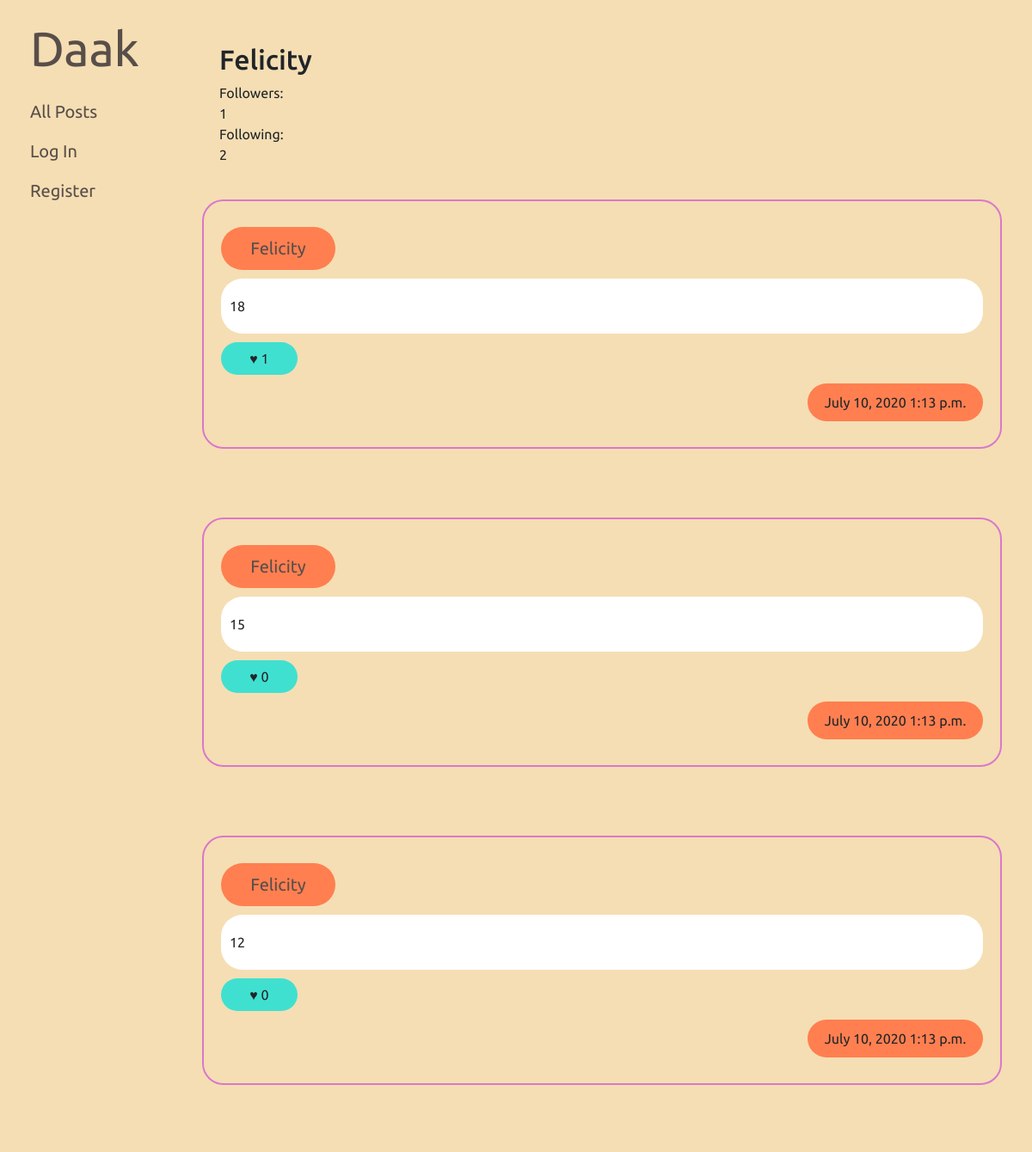
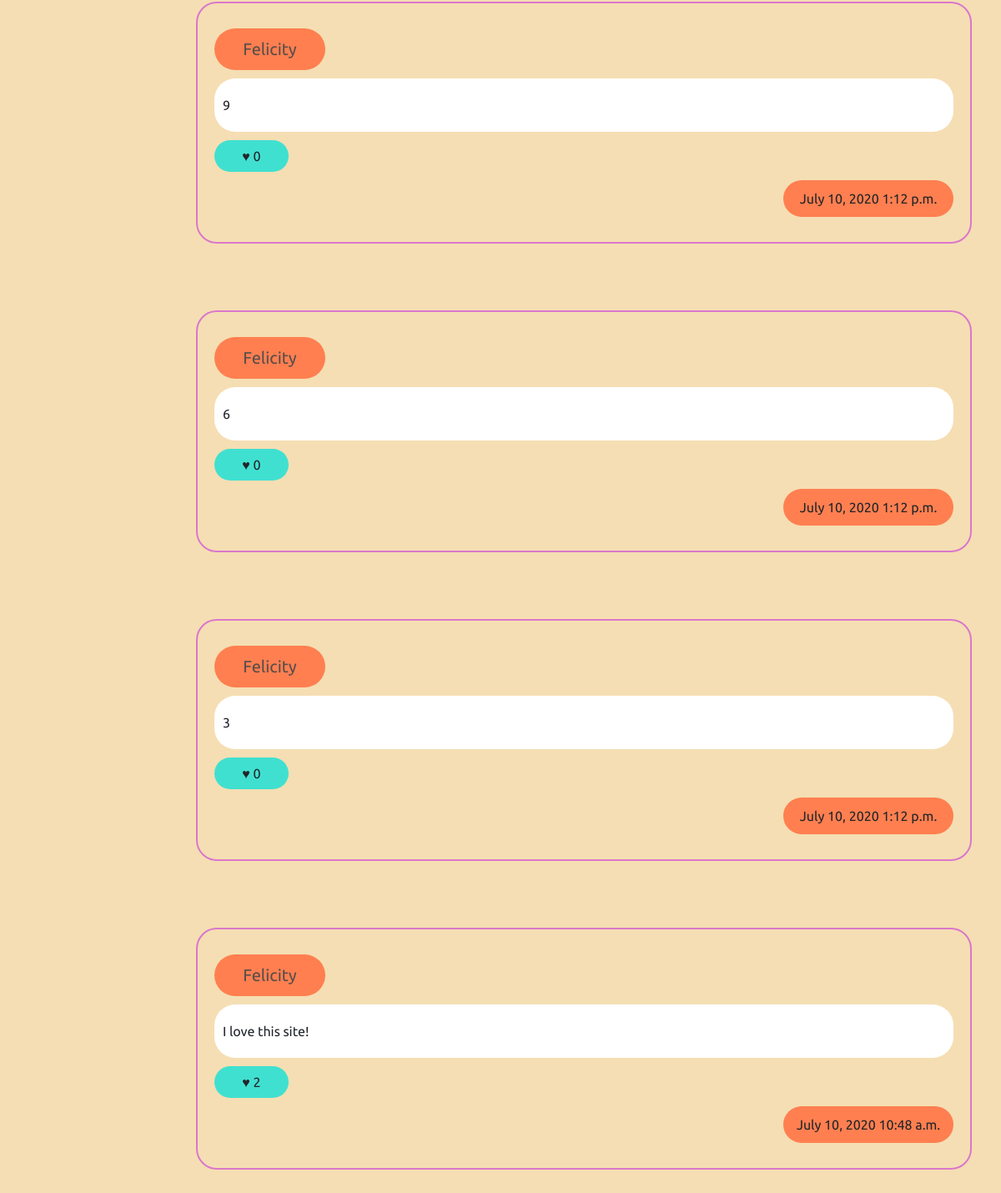
/profile/Felicity, run on the app's committed database (2 pictures, top to bottom).
### network/models.py (models this page shows, shortened)
class User(AbstractUser):
    pass

class Post(models.Model):
    user = models.ForeignKey(User, on_delete=models.CASCADE)
    content = models.TextField(max_length=400)
    likes = models.IntegerField(default=0)
    date = models.DateField(auto_now=False, auto_now_add=True)
    time = models.TimeField(auto_now=False, auto_now_add=True)

### network/views.py (the view)
# urls.py: path("profile/<username>", views.profile, name="profile"),
def profile(request, username):
    user = User.objects.get(username = username)
    post_list = Post.objects.all().filter(user = user.id).order_by('-id')
    page = request.GET.get('page', 1)
    paginator = Paginator(post_list, 10)
    try:
        posts = paginator.page(page)
    except PageNotAnInteger:
        posts = paginator.page(1)
    except EmptyPage:
        posts = paginator.page(paginator.num_pages)
    follower = Follower.objects.get(name=user)
    followersCount = follower.followers.count()
    following = Follow.objects.get(name=user)
    followingCount = following.following.count()
    if request.user.is_authenticated:
        follow = Follow.objects.get(name=request.user)
        followed = follow.following.all()
        liked = Liked.objects.get(name=request.user)
        likedlist = liked.post.all().order_by('-id')
        return render(request, "network/profile.html", {
            "username": user,
            "posts": posts,
            "liked": likedlist,
            "followed": followed,
            "followersCount": followersCount,
            "followingCount": followingCount
        })
    else:
        return render(request, "network/profile.html", {
            "username": user,
            "posts": posts,
            "followersCount": followersCount,
            "followingCount": followingCount
        })

### network/templates/network/profile.html (shortened to what this page needs)
{% extends "network/layout.html" %}
{% block body %}
{% if user.is_authenticated %}
    <div style="margin: 20px 20px; padding: 20px 20px;">
    {% if request.user == username %}
        <h2> {{request.user}} </h2>
    {% else %}
        <h2> {{username}} </h2>
        {% if username in followed %}
            <button class="unfollow btn" name="{{username}}">Following!</button>
        {% else %}
            <button class="follow btn" name="{{username}}">Follow</button>
        {% endif %}
        <br><br>
    {% endif %}
    <div>
        Followers: <div id="followersCount">{{followersCount}}</div><br>
    </div>
    <div>
        Following: <div id="followingCount">{{followingCount}}</div>
    </div>
    </div>
    {% if posts.has_other_pages %}
    <nav aria-label="Page navigation example">
    <ul class="pagination">
        {% if posts.has_previous %}
            <li class="page-item"><a class="page-link" href="?page={{ posts.previous_page_number }}">&laquo;</a></li>
        {% else %}
            <li class="disabled page-item"><span class="page-link">&laquo;</span></li>
        {% endif %}
        {% for i in posts.paginator.page_range %}
            {% if posts.number == i %}
                <li class="active page-item"><span class="page-link">{{ i }} <span class="sr-only">(current)</span></span></li>
            {% else %}
                <li class="page-item"><a class="page-link" href="?page={{ i }}">{{ i }}</a></li>
            {% endif %}
        {% endfor %}
        {% if posts.has_next %}
            <li class="page-item"><a class="page-link" href="?page={{ posts.next_page_number }}">&raquo;</a></li>
        {% else %}
            <li class="disabled page-item"><span class="page-link">&raquo;</span></li>
        {% endif %}
    </ul>
    </nav>
    {% endif %}
    {% for post in posts %}
    <div class="post">
        <f class="row">
            <div class="user col-3" style="max-width: 15%; flex: 0 0 15%;"><a href="{% url 'profile' post.user %}">{{post.user}}</a></div>
            <div class="col-6" style="max-width: 75%; flex: 0 0 75%;"></div>
            {% if post.user == request.user %}
                    <button class="edit btn col-3" style="max-width: 10%; flex: 0 0 10%" id="{{post.id}}" >Edit</button>
            {% endif %}
        </f>
        <div name={{post.id}} class="content">{{post.content}}</div>
        {% if post in liked %}
                <button class="btn like-btn dislike" num={{post.likes}} id="{{post.id}}">&hearts; {{post.likes}}</button>
        {% else %}
                <button class="btn like-btn like" num={{post.likes}} id="{{post.id}}">&hearts; {{post.likes}}</button>
        {% endif %}
        <f class="row">
            <div class="col-10" style="max-width: 77%; flex: 0 0 77%;"></div>
            <div class="timestamp col-2" style="max-width: 23%; flex: 0 0 23%;">{{post.date}} {{post.time}}</div>
        </f>
    </div>
    {% endfor %}
{% else %}
    <div style="margin: 20px 20px; padding: 20px 20px;">
        <h2> {{username}} </h2>
        <div>
            Followers: <div id="followersCount">{{followersCount}}</div>
        </div>
        <div>
            Following: <div id="followingCount">{{followingCount}}</div>
        </div>
    </div>
    {% for post in posts %}
        <div class="post">
            <f class="row">
            <div class="user col-3" style="max-width: 15%; flex: 0 0 15%;"><a href="{% url 'profile' post.user %}">{{post.user}}</a></div>
            <div class="col-6" style="max-width: 85%; flex: 0 0 85%;"></div>
            </f>
            <div class="content">{{post.content}}</div>
            <div class="btn like-btn">&hearts; {{post.likes}}</div>
            <f class="row">
                <div class="col-10" style="max-width: 77%; flex: 0 0 77%;"></div>
                <div class="timestamp col-2" style="max-width: 23%; flex: 0 0 23%;">{{post.date}} {{post.time}}</div>
            </f>
        </div>
    {% endfor %}
{% endif %}
{% endblock %}

### network/static/network/styles.css (style rules this page uses)
body { background-color: wheat; }
.post > div, .post > f > div { border-radius: 25px; }
.post { border: solid 2px #da77cb; border-radius: 25px; margin: 20px 20px; padding: 20px 20px; margin-bottom: 80px; display: flex; flex-direction: column; }
.like-btn { margin-top: 10px; border-radius: 25px; background-color: turquoise; width: 10%; }
.user { background-color: coral; width: fit-content; display: inline-block; text-align: center; }
.content { padding: 20px 10px; background-color: white; }
.timestamp { background-color: coral; text-align: center; width: 25%; }
.row { margin: 10px 0; }
.user, .likes, .timestamp { padding: 10px 10px; }

### network/static/network/underline.css (style rules this page uses)
body { font-family: 'Ubuntu', sans-serif; }
a { font-size: 20px; color: #584e4a; position: relative; text-decoration: none; padding-bottom: 8px; }
a:before, a:after { content: ''; position: absolute; bottom: 8px; left: 0; right: 0; height: 2px; background-color: #ea93a6; }
a:before { opacity: 0; transform: translateY(- 8px); transition: transform 0s cubic-bezier(0.175, 0.885, 0.32, 1.275), opacity 0s; }
a:after { opacity: 0; transform: translateY(4px); transition: transform 0.2s cubic-bezier(0.175, 0.885, 0.32, 1.275), opacity 0.2s; }

### data on the page
User: username "Felicity"
Post: user "Felicity", content "18", likes "1", date "July 10, 2020", time "1:13 p.m."
Post: user "Felicity", content "15", likes "0", date "July 10, 2020", time "1:13 p.m."
Post: user "Felicity", content "12", likes "0", date "July 10, 2020", time "1:13 p.m."
Post: user "Felicity", content "9", likes "0", date "July 10, 2020", time "1:12 p.m."
Post: user "Felicity", content "6", likes "0", date "July 10, 2020", time "1:12 p.m."
Post: user "Felicity", content "3", likes "0", date "July 10, 2020", time "1:12 p.m."
Post: user "Felicity", content "I love this site!", likes "2", date "July 10, 2020", time "10:48 a.m."

### other printed values
{{ followersCount }} "1"
{{ followingCount }} "2"
